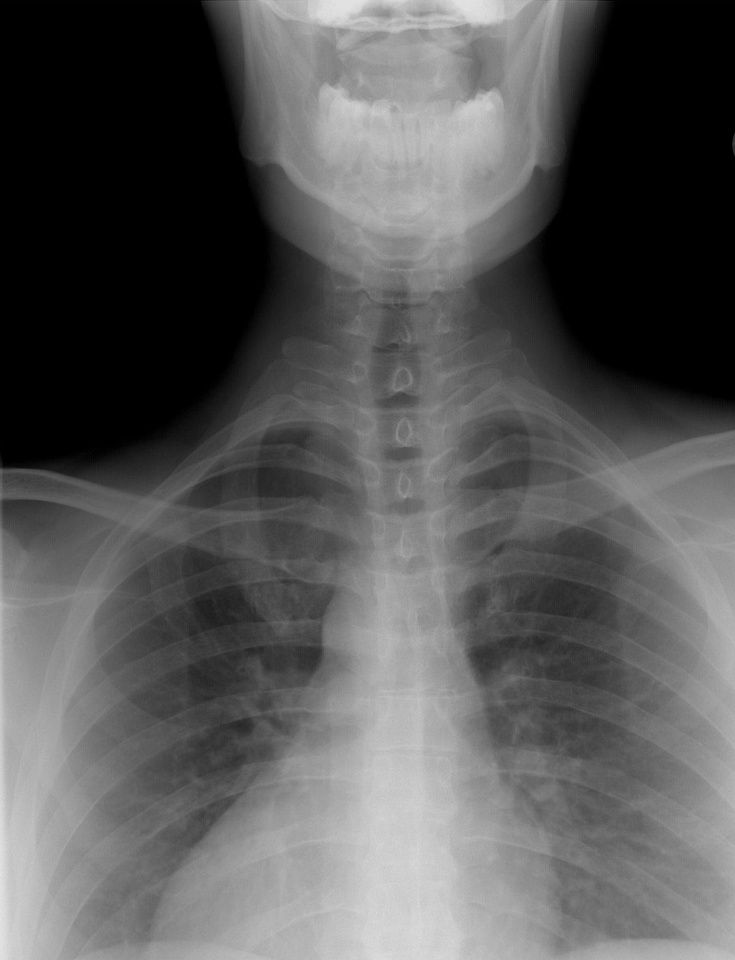
#> input picture Lab2/xray.jpg, 735 x 960 px, shrunk from 918 x 1198 before the run
$ python main.py   (older library calls are emulated)
#> lines starting #> are read from the running program, lines starting #| are printed output that depends on the picture
import cv2
import numpy as np
import matplotlib.pyplot as plt


# grayscale - xray one
img = cv2.cvtColor(cv2.imread('xray.jpg'), cv2.COLOR_BGR2GRAY)
#> img: shape (960, 735); min 0, max 227, mean 89.1
#cv2.imread('xray.jpg', cv2.IMREAD_GRAYSCALE)

# color - satellite one
img_color = cv2.imread('satellite.jpg')
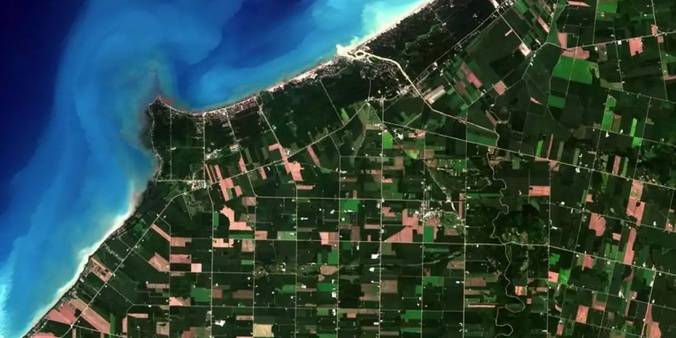
#> input picture Lab2/satellite.jpg, 676 x 338 px, shrunk from 844 x 422 before the run
#> img_color is the input picture: shape (338, 676, 3); mean B, G, R 67.9, 71.6, 45.8

cv2.imshow("Original", img)
cv2.waitKey(0)

#====== CANNY MANUAL ======

# 1)noise reduction with Gaussian filter

blur = cv2.GaussianBlur(img, (5, 5), 1.4)
cv2.imshow("Gaussian Blurred", blur)
cv2.waitKey(0)

# 2)Gradient calculation (Sobel operator)

Gx = cv2.Sobel(blur, cv2.CV_64F, dx=1, dy=0, ksize=3)
Gy = cv2.Sobel(blur, cv2.CV_64F, dx=0, dy=1, ksize=3)
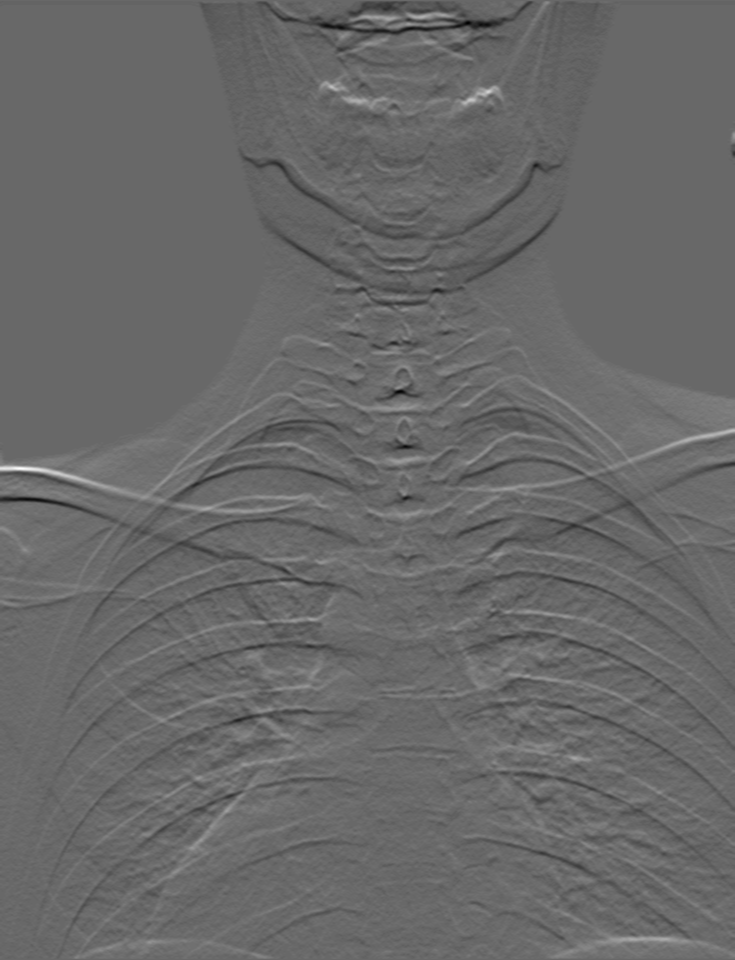
#> Gy: shape (960, 735) float64; min -99, max 143, mean 0.7; drawn with min black and max white

magnitude = np.hypot(Gx, Gy)
magnitude = magnitude / magnitude.max() * 255  # normalize to 0–255
theta = np.arctan2(Gy, Gx) #grad direction
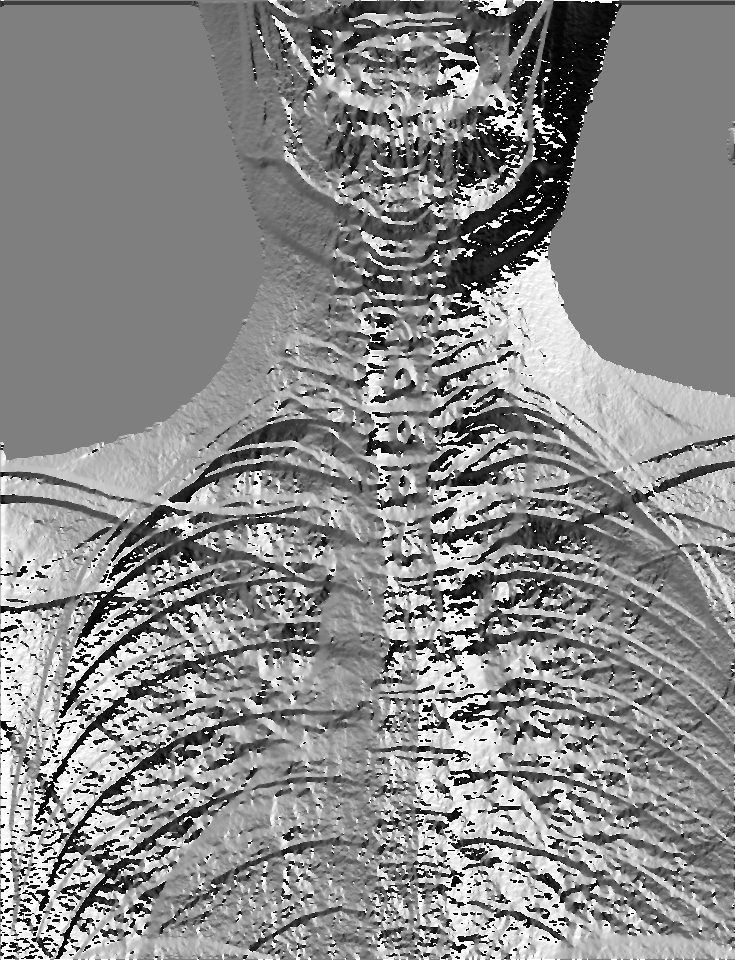
#> theta: shape (960, 735) float64; min -3.12, max 3.14, mean 0.256; drawn with min black and max white

cv2.imshow("Gradient Magnitude", magnitude.astype(np.uint8))
cv2.waitKey(0)


# 3)Non-Maximum Suppression

def non_max_suppression(mag, angle):
    M, N = mag.shape
#> M = 960; N = 735
    Z = np.zeros((M, N), dtype=np.float32)
    angle = angle * 180. / np.pi
    angle[angle < 0] += 180 #we just need info thats vertical edge, no concrete details about it.
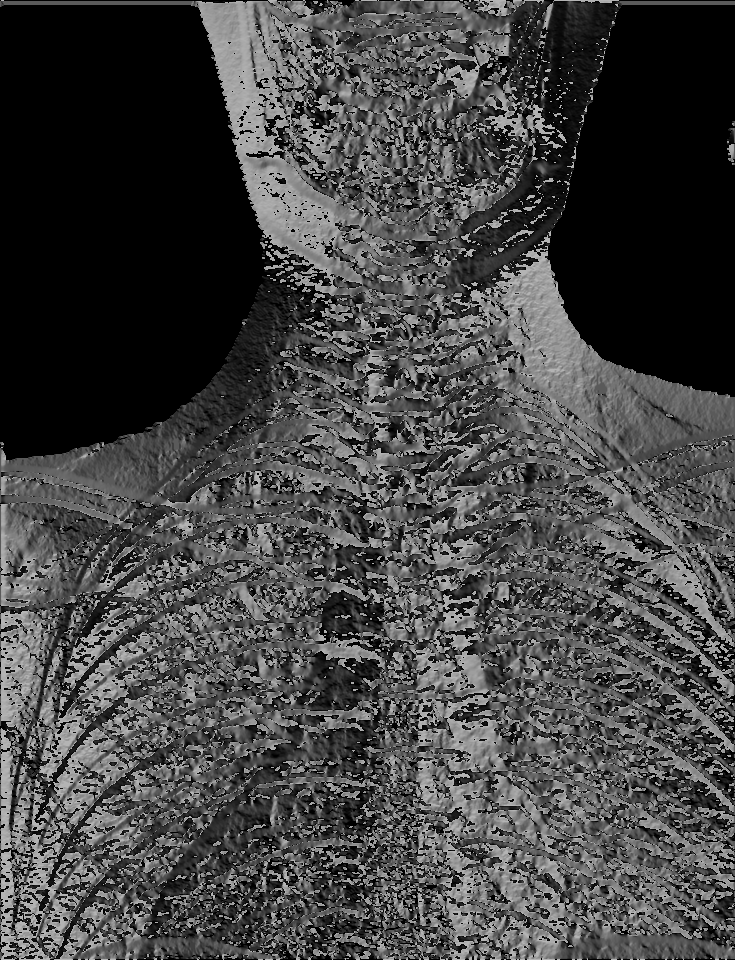
#> angle: shape (960, 735) float64; min 0, max 180, mean 68.4

    for i in range(1, M - 1):
        for j in range(1, N - 1):
            q = 255
            r = 255

            # Angle 0
            if (0 <= angle[i, j] < 22.5) or (157.5 <= angle[i, j] <= 180):
                q = mag[i, j + 1]
                r = mag[i, j - 1]
            # Angle 45
            elif (22.5 <= angle[i, j] < 67.5):
                q = mag[i + 1, j - 1]
                r = mag[i - 1, j + 1]
            # Angle 90
            elif (67.5 <= angle[i, j] < 112.5):
                q = mag[i + 1, j]
                r = mag[i - 1, j]
            # Angle 135
            elif (112.5 <= angle[i, j] < 157.5):
                q = mag[i - 1, j - 1]
                r = mag[i + 1, j + 1]

            if (mag[i, j] >= q) and (mag[i, j] >= r): # => local peak
                Z[i, j] = mag[i, j]
            else:
                Z[i, j] = 0
    return Z

nms = non_max_suppression(magnitude, theta)
cv2.imshow("After Non-Max Suppression", nms.astype(np.uint8))
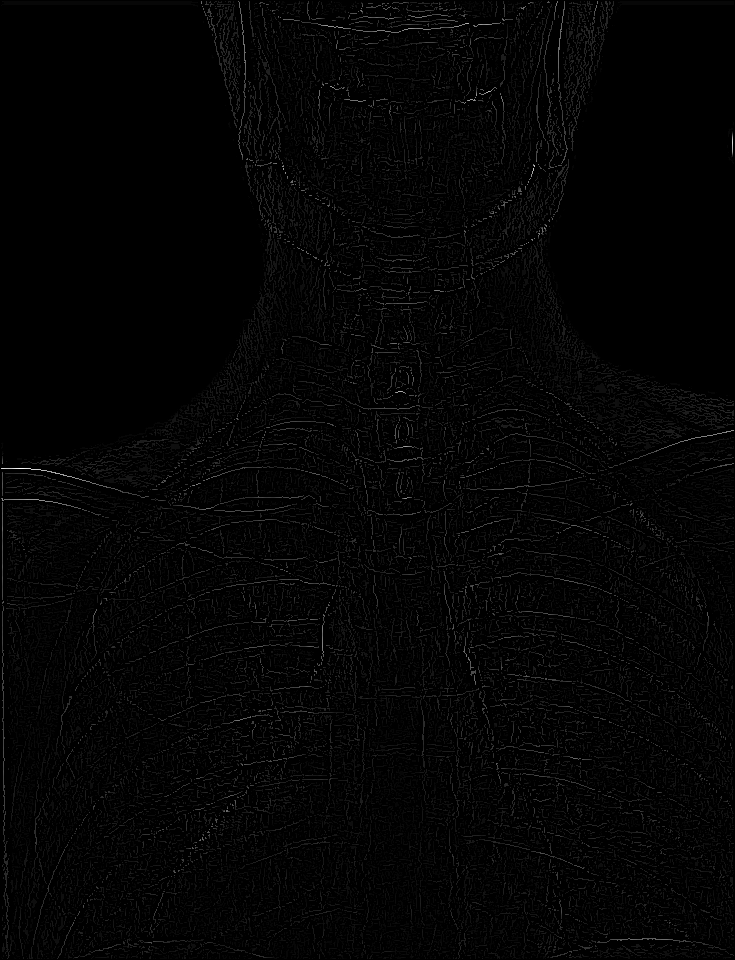
#> window 'After Non-Max Suppression': shape (960, 735); min 0, max 255, mean 4.2
cv2.waitKey(0)

# 4)Double Thresholding

highThreshold = 255 * 0.15 #nms is normalized to [0, 255]
lowThreshold = highThreshold * 0.5

print(f"high: {highThreshold}, low: {lowThreshold}")
res = np.zeros_like(nms)

#pixel values
strong = 255
weak = 75

strong_i, strong_j = np.where(nms >= highThreshold)
#> strong_i = 17922 values from 1 to 958; strong_j = 17922 values, max 733 at index 7192, min 1 at index 8304, mean 380.6
weak_i, weak_j = np.where((nms <= highThreshold) & (nms >= lowThreshold))

res[strong_i, strong_j] = strong
res[weak_i, weak_j] = weak

cv2.imshow("Double Threshold", res.astype(np.uint8))
cv2.waitKey(0)

# 5)Edge Tracking by Hysteresis

from collections import deque

def hysteresis(img, weal_ptxval=75, strong_ptxval=255):
    """
    Perform hysteresis by connectivity: start from all strong pixels and
    flood-fill to connected weak pixels (8-connectivity).
    - img: 2D numpy array containing values {0, weal_ptxval, strong_ptxval}
           (float or int; will be processed in-place on a copy).
    - weal_ptxval: numeric marker for weak edges (default 75)
    - strong_ptxval: numeric marker for strong edges (default 255)
    Returns: binary edge map (dtype=np.uint8) with strong_ptxval as edges and 0 otherwise.
    """
#> called with weal_ptxval = 75, strong_ptxval = 255

    # Work on a copy to avoid modifying original outside
    img = img.copy().astype(np.uint8)

    # Find coordinates of strong pixels
    strong_yx = np.argwhere(img == strong_ptxval)
    if strong_yx.size == 0:
        # No strong pixels -> nothing to connect
        return np.zeros_like(img, dtype=np.uint8)

    # Use deque for BFS (or use list as stack for DFS)
    q = deque()
    for y, x in strong_yx:
        q.append((int(y), int(x)))

    # 8-neighborhood offsets
    neighbors = [(-1, -1), (-1, 0), (-1, 1),
                 ( 0, -1),          ( 0, 1),
                 ( 1, -1), ( 1, 0), ( 1, 1)]

    H, W = img.shape

    while q:
        y, x = q.popleft()
        # Check all 8 neighbors
        for dy, dx in neighbors:
            ny, nx = y + dy, x + dx
            if ny < 0 or ny >= H or nx < 0 or nx >= W:
                continue
            if img[ny, nx] == weal_ptxval:
                # Promote weak to strong and add to queue
                img[ny, nx] = strong_ptxval
                q.append((ny, nx))

    # Any remaining weak|no-edge pixels are set to 0
    img[img != strong_ptxval] = 0
    return img.astype(np.uint8)


edges_manual = hysteresis(res.copy(), weal_ptxval=weak, strong_ptxval=strong)
cv2.imshow("Final Edges (manual Canny)", edges_manual.astype(np.uint8))
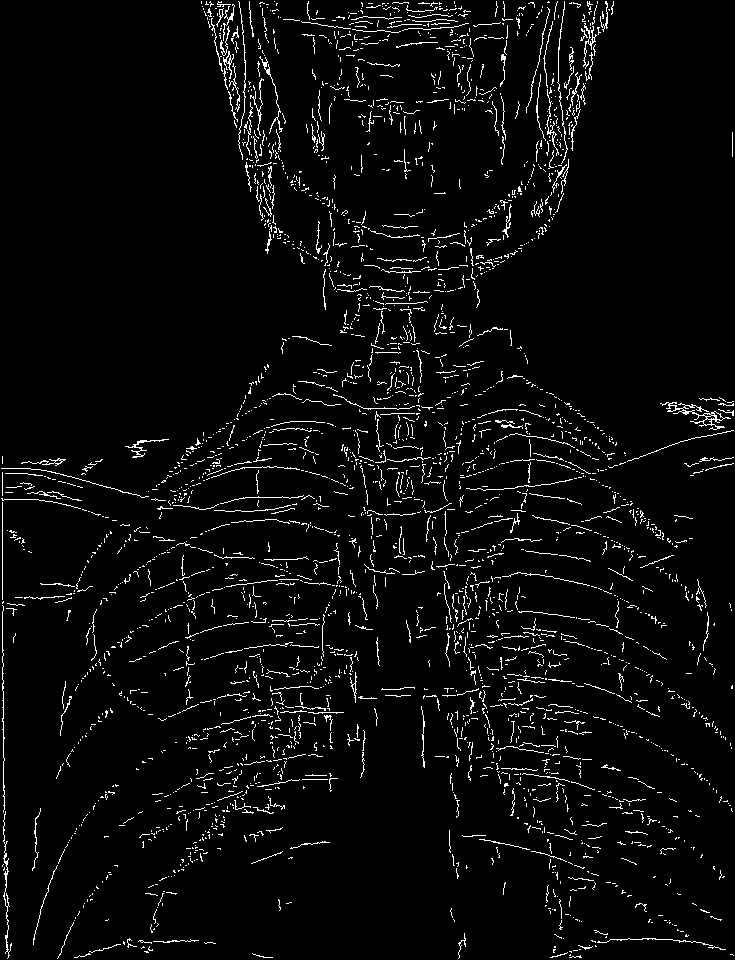
#> window 'Final Edges (manual Canny)': shape (960, 735); 4.1% white in thin lines or dots
cv2.waitKey(0)

#====== CV2 CANNY ======

edges_cv = cv2.Canny(img, lowThreshold, highThreshold)
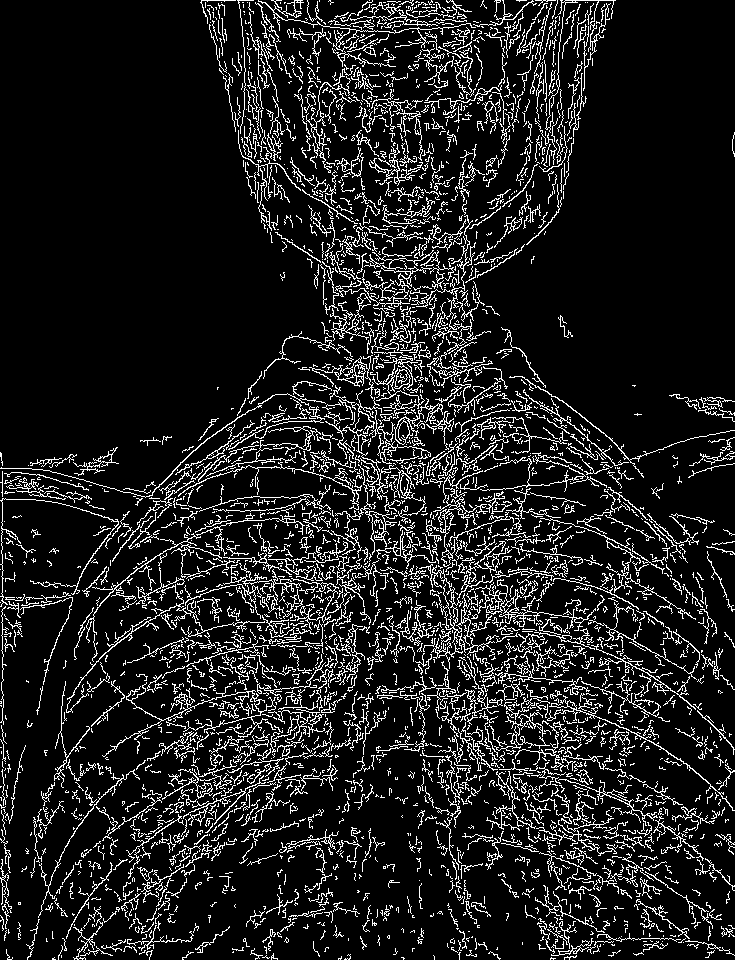
#> edges_cv: shape (960, 735); 12% white in thin lines or dots
cv2.imshow("OpenCV Canny", edges_cv)
cv2.waitKey(0)
cv2.destroyAllWindows()
